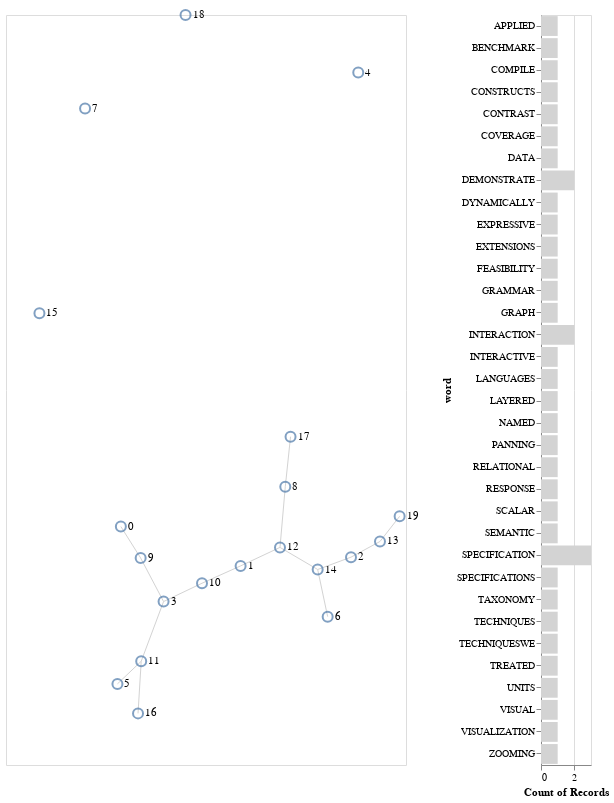

Notebook source saved alongside this figure:
### Code cell
chart_height = 750

brush = alt.selection_interval(empty='none')

nodes = alt.Chart(node_data).mark_point(
    size=100, 
).encode(
    x='x',
    y='y',
)

labels = nodes.mark_text(
    align='left',
    baseline='middle',
    dx=7
).encode(text='node_id')


edges = alt.Chart(edge_data).mark_line().encode(
    alt.X('x', axis=None),
    alt.Y('y', axis=None),
    alt.X2('x2'),
    alt.Y2('y2'),
    color=alt.condition(brush, alt.value('black'), alt.value('lightgray'), legend=None),
).add_selection(brush).properties(height=chart_height)

barchart_base = alt.Chart(edge_words).mark_bar(
).encode(
    x='count(word):Q',
    y=alt.Y('word:N'),
    color=alt.value('lightgray')
).properties(
    width=50,
    height=chart_height
)

selected_words_barchart = barchart_base.mark_bar(
).encode(
    color=alt.value('1f77b4')
).transform_filter(brush)

graph_plot = alt.layer(edges, nodes, labels)
barchart = barchart_base + selected_words_barchart
graph_plot | barchart

### Figure 1 — Vega-Lite specification as saved in the notebook (floating-point values rounded to 4 significant figures)
{"config": {"view": {"continuousWidth": 400, "continuousHeight": 300}}, "hconcat": [{"layer": [{"data": {"name": "data-70bc9f34fbb46646c582b763989f35f5"}, "mark": "line", "encoding": {"color": {"condition": {"value": "black", "selection": "selector043"}, "value": "lightgray"}, "x": {"type": "quantitative", "axis": null, "field": "x"}, "x2": {"field": "x2"}, "y": {"type": "quantitative", "axis": null, "field": "y"}, "y2": {"field": "y2"}}, "height": 750, "selection": {"selector043": {"type": "interval", "empty": "none"}}}, {"data": {"name": "data-36790f1485ab0b810123d639f92fe01e"}, "mark": {"type": "point", "size": 100}, "encoding": {"x": {"type": "quantitative", "field": "x"}, "y": {"type": "quantitative", "field": "y"}}}, {"data": {"name": "data-36790f1485ab0b810123d639f92fe01e"}, "mark": {"type": "text", "align": "left", "baseline": "middle", "dx": 7}, "encoding": {"text": {"type": "nominal", "field": "node_id"}, "x": {"type": "quantitative", "field": "x"}, "y": {"type": "quantitative", "field": "y"}}}]}, {"layer": [{"mark": "bar", "encoding": {"color": {"value": "lightgray"}, "x": {"type": "quantitative", "aggregate": "count", "field": "word"}, "y": {"type": "nominal", "field": "word"}}, "height": 750, "width": 50}, {"mark": "bar", "encoding": {"color": {"value": "1f77b4"}, "x": {"type": "quantitative", "aggregate": "count", "field": "word"}, "y": {"type": "nominal", "field": "word"}}, "height": 750, "transform": [{"filter": {"selection": "selector043"}}], "width": 50}], "data": {"name": "data-d7405e98dd21b02ce832688ea90a496e"}}], "$schema": "https://vega.github.io/schema/vega-lite/v4.8.1.json", "datasets": {"data-70bc9f34fbb46646c582b763989f35f5": [{"source": "0", "target": "9", "words": ["EXTENSIONS", "SEMANTIC"], "x": -0.4831, "y": -0.09129, "x2": -0.3941, "y2": -0.1584, "edge_id": 0}, {"source": "1", "target": "12", "words": ["DYNAMICALLY", "DEMONSTRATE", "TECHNIQUES", "SPECIFICATION", "BENCHMARK", "ZOOMING"], "x": 0.05577, "y": -0.1752, "x2": 0.233, "y2": -0.1358, "edge_id": 1}, {"source": "1", "target": "10", "words": ["UNITS", "TREATED", "CONTRAST", "RESPONSE", "LANGUAGES", "FEASIBILITY"], "x": 0.05577, "y": -0.1752, "x2": -0.118, "y2": -0.2123, "edge_id": 2}, {"source": "2", "target": "14", "words": ["SPECIFICATION", "APPLIED"], "x": 0.5525, "y": -0.1566, "x2": 0.4025, "y2": -0.1829, "edge_id": 3}, {"source": "2", "target": "13", "words": [], "x": 0.5525, "y": -0.1566, "x2": 0.6829, "y2": -0.1232, "edge_id": 4}, {"source": "3", "target": "9", "words": ["SPECIFICATIONS", "NAMED", "SPECIFICATION", "DATA", "EXPRESSIVE", "LAYERED", "INTERACTION"], "x": -0.291, "y": -0.2513, "x2": -0.3941, "y2": -0.1584, "edge_id": 5}, {"source": "3", "target": "11", "words": [], "x": -0.291, "y": -0.2513, "x2": -0.3916, "y2": -0.3787, "edge_id": 6}, {"source": "3", "target": "10", "words": ["DEMONSTRATE", "GRAMMAR", "PANNING"], "x": -0.291, "y": -0.2513, "x2": -0.118, "y2": -0.2123, "edge_id": 7}, {"source": "5", "target": "11", "words": ["GRAPH", "VISUALIZATION"], "x": -0.4985, "y": -0.427, "x2": -0.3916, "y2": -0.3787, "edge_id": 8}, {"source": "6", "target": "14", "words": ["COVERAGE", "COMPILE", "RELATIONAL"], "x": 0.4475, "y": -0.2835, "x2": 0.4025, "y2": -0.1829, "edge_id": 9}, {"source": "8", "target": "17", "words": [], "x": 0.2568, "y": -0.006317, "x2": 0.2804, "y2": 0.1004, "edge_id": 10}, {"source": "8", "target": "12", "words": ["SCALAR"], "x": 0.2568, "y": -0.006317, "x2": 0.233, "y2": -0.1358, "edge_id": 11}, {"source": "11", "target": "16", "words": ["TAXONOMY"], "x": -0.3916, "y": -0.3787, "x2": -0.4059, "y2": -0.4899, "edge_id": 12}, {"source": "12", "target": "14", "words": ["VISUAL", "INTERACTION", "CONSTRUCTS", "INTERACTIVE"], "x": 0.233, "y": -0.1358, "x2": 0.4025, "y2": -0.1829, "edge_id": 13}, {"source": "13", "target": "19", "words": ["TECHNIQUESWE"], "x": 0.6829, "y": -0.1232, "x2": 0.7713, "y2": -0.06948, "edge_id": 14}], "data-36790f1485ab0b810123d639f92fe01e": [{"x": -0.4831, "y": -0.09129, "node_id": "0"}, {"x": 0.05577, "y": -0.1752, "node_id": "1"}, {"x": 0.5525, "y": -0.1566, "node_id": "2"}, {"x": -0.291, "y": -0.2513, "node_id": "3"}, {"x": 0.5851, "y": 0.8773, "node_id": "4"}, {"x": -0.4985, "y": -0.427, "node_id": "5"}, {"x": 0.4475, "y": -0.2835, "node_id": "6"}, {"x": -0.6442, "y": 0.8004, "node_id": "7"}, {"x": 0.2568, "y": -0.006317, "node_id": "8"}, {"x": -0.3941, "y": -0.1584, "node_id": "9"}, {"x": -0.118, "y": -0.2123, "node_id": "10"}, {"x": -0.3916, "y": -0.3787, "node_id": "11"}, {"x": 0.233, "y": -0.1358, "node_id": "12"}, {"x": 0.6829, "y": -0.1232, "node_id": "13"}, {"x": 0.4025, "y": -0.1829, "node_id": "14"}, {"x": -0.8495, "y": 0.3639, "node_id": "15"}, {"x": -0.4059, "y": -0.4899, "node_id": "16"}, {"x": 0.2804, "y": 0.1004, "node_id": "17"}, {"x": -0.1921, "y": 1.0, "node_id": "18"}, {"x": 0.7713, "y": -0.06948, "node_id": "19"}], "data-d7405e98dd21b02ce832688ea90a496e": [{"source": "0", "target": "9", "word": "EXTENSIONS", "x": -0.4831, "y": -0.09129, "x2": -0.3941, "y2": -0.1584, "edge_id": 0}, {"source": "0", "target": "9", "word": "SEMANTIC", "x": -0.4831, "y": -0.09129, "x2": -0.3941, "y2": -0.1584, "edge_id": 0}, {"source": "1", "target": "12", "word": "DYNAMICALLY", "x": 0.05577, "y": -0.1752, "x2": 0.233, "y2": -0.1358, "edge_id": 1}, {"source": "1", "target": "12", "word": "DEMONSTRATE", "x": 0.05577, "y": -0.1752, "x2": 0.233, "y2": -0.1358, "edge_id": 1}, {"source": "1", "target": "12", "word": "TECHNIQUES", "x": 0.05577, "y": -0.1752, "x2": 0.233, "y2": -0.1358, "edge_id": 1}, {"source": "1", "target": "12", "word": "SPECIFICATION", "x": 0.05577, "y": -0.1752, "x2": 0.233, "y2": -0.1358, "edge_id": 1}, {"source": "1", "target": "12", "word": "BENCHMARK", "x": 0.05577, "y": -0.1752, "x2": 0.233, "y2": -0.1358, "edge_id": 1}, {"source": "1", "target": "12", "word": "ZOOMING", "x": 0.05577, "y": -0.1752, "x2": 0.233, "y2": -0.1358, "edge_id": 1}, {"source": "1", "target": "10", "word": "UNITS", "x": 0.05577, "y": -0.1752, "x2": -0.118, "y2": -0.2123, "edge_id": 2}, {"source": "1", "target": "10", "word": "TREATED", "x": 0.05577, "y": -0.1752, "x2": -0.118, "y2": -0.2123, "edge_id": 2}, {"source": "1", "target": "10", "word": "CONTRAST", "x": 0.05577, "y": -0.1752, "x2": -0.118, "y2": -0.2123, "edge_id": 2}, {"source": "1", "target": "10", "word": "RESPONSE", "x": 0.05577, "y": -0.1752, "x2": -0.118, "y2": -0.2123, "edge_id": 2}, {"source": "1", "target": "10", "word": "LANGUAGES", "x": 0.05577, "y": -0.1752, "x2": -0.118, "y2": -0.2123, "edge_id": 2}, {"source": "1", "target": "10", "word": "FEASIBILITY", "x": 0.05577, "y": -0.1752, "x2": -0.118, "y2": -0.2123, "edge_id": 2}, {"source": "2", "target": "14", "word": "SPECIFICATION", "x": 0.5525, "y": -0.1566, "x2": 0.4025, "y2": -0.1829, "edge_id": 3}, {"source": "2", "target": "14", "word": "APPLIED", "x": 0.5525, "y": -0.1566, "x2": 0.4025, "y2": -0.1829, "edge_id": 3}, {"source": "3", "target": "9", "word": "SPECIFICATIONS", "x": -0.291, "y": -0.2513, "x2": -0.3941, "y2": -0.1584, "edge_id": 5}, {"source": "3", "target": "9", "word": "NAMED", "x": -0.291, "y": -0.2513, "x2": -0.3941, "y2": -0.1584, "edge_id": 5}, {"source": "3", "target": "9", "word": "SPECIFICATION", "x": -0.291, "y": -0.2513, "x2": -0.3941, "y2": -0.1584, "edge_id": 5}, {"source": "3", "target": "9", "word": "DATA", "x": -0.291, "y": -0.2513, "x2": -0.3941, "y2": -0.1584, "edge_id": 5}, {"source": "3", "target": "9", "word": "EXPRESSIVE", "x": -0.291, "y": -0.2513, "x2": -0.3941, "y2": -0.1584, "edge_id": 5}, {"source": "3", "target": "9", "word": "LAYERED", "x": -0.291, "y": -0.2513, "x2": -0.3941, "y2": -0.1584, "edge_id": 5}, {"source": "3", "target": "9", "word": "INTERACTION", "x": -0.291, "y": -0.2513, "x2": -0.3941, "y2": -0.1584, "edge_id": 5}, {"source": "3", "target": "10", "word": "DEMONSTRATE", "x": -0.291, "y": -0.2513, "x2": -0.118, "y2": -0.2123, "edge_id": 7}, {"source": "3", "target": "10", "word": "GRAMMAR", "x": -0.291, "y": -0.2513, "x2": -0.118, "y2": -0.2123, "edge_id": 7}, {"source": "3", "target": "10", "word": "PANNING", "x": -0.291, "y": -0.2513, "x2": -0.118, "y2": -0.2123, "edge_id": 7}, {"source": "5", "target": "11", "word": "GRAPH", "x": -0.4985, "y": -0.427, "x2": -0.3916, "y2": -0.3787, "edge_id": 8}, {"source": "5", "target": "11", "word": "VISUALIZATION", "x": -0.4985, "y": -0.427, "x2": -0.3916, "y2": -0.3787, "edge_id": 8}, {"source": "6", "target": "14", "word": "COVERAGE", "x": 0.4475, "y": -0.2835, "x2": 0.4025, "y2": -0.1829, "edge_id": 9}, {"source": "6", "target": "14", "word": "COMPILE", "x": 0.4475, "y": -0.2835, "x2": 0.4025, "y2": -0.1829, "edge_id": 9}, {"source": "6", "target": "14", "word": "RELATIONAL", "x": 0.4475, "y": -0.2835, "x2": 0.4025, "y2": -0.1829, "edge_id": 9}, {"source": "8", "target": "12", "word": "SCALAR", "x": 0.2568, "y": -0.006317, "x2": 0.233, "y2": -0.1358, "edge_id": 11}, {"source": "11", "target": "16", "word": "TAXONOMY", "x": -0.3916, "y": -0.3787, "x2": -0.4059, "y2": -0.4899, "edge_id": 12}, {"source": "12", "target": "14", "word": "VISUAL", "x": 0.233, "y": -0.1358, "x2": 0.4025, "y2": -0.1829, "edge_id": 13}, {"source": "12", "target": "14", "word": "INTERACTION", "x": 0.233, "y": -0.1358, "x2": 0.4025, "y2": -0.1829, "edge_id": 13}, {"source": "12", "target": "14", "word": "CONSTRUCTS", "x": 0.233, "y": -0.1358, "x2": 0.4025, "y2": -0.1829, "edge_id": 13}, {"source": "12", "target": "14", "word": "INTERACTIVE", "x": 0.233, "y": -0.1358, "x2": 0.4025, "y2": -0.1829, "edge_id": 13}, {"source": "13", "target": "19", "word": "TECHNIQUESWE", "x": 0.6829, "y": -0.1232, "x2": 0.7713, "y2": -0.06948, "edge_id": 14}]}}
